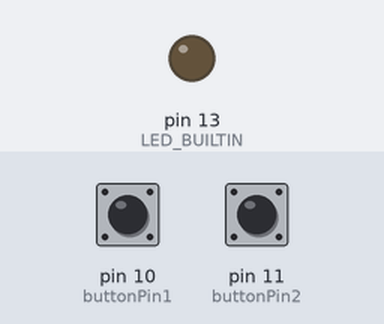
Bench run of a sketch on a simulated Arduino Uno, built with avr-gcc and run on an emulated ATmega328P. Shown: output pins drawn as LEDs (lit = HIGH). Inputs (shaded band) come from the test bench; at power-on: pin 10 (buttonPin1) HIGH, pin 11 (buttonPin2) HIGH.

Above: at 1.2 s.
1.3 s: pin 10 (buttonPin1) pulled LOW for 0.15 s
At 1.37 s:
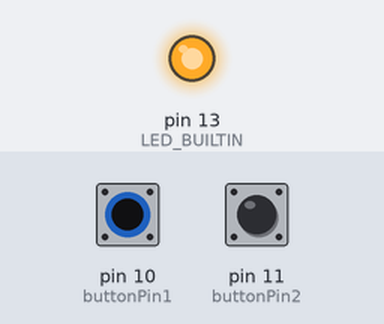
2.9 s: pin 10 (buttonPin1) pulled LOW for 3.2 s
At 6.6 s:
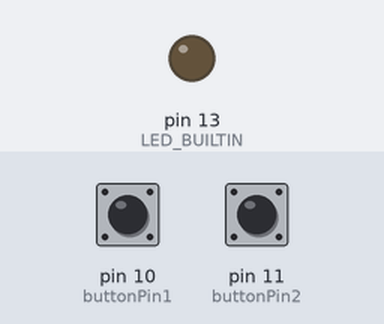
7.6 s: pin 11 (buttonPin2) pulled LOW for 3.2 s
At 9.0 s:
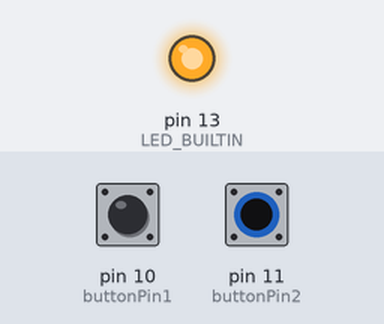
Timing chart, 0 to 12.3 s (numbered marks = the images above; inputs shaded):
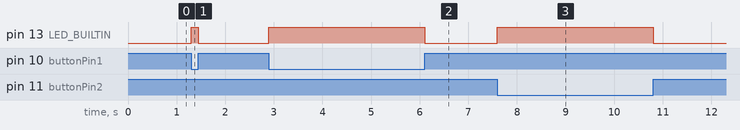

Measured:
- after the input at 1.3 s, pin 13 (LED_BUILTIN): LOW → HIGH at once, → LOW 0.15 s later
- after the input at 2.9 s, pin 13 (LED_BUILTIN): LOW → HIGH at once, → LOW 3.2 s later
- after the input at 7.6 s, pin 13 (LED_BUILTIN): LOW → HIGH at once, → LOW 3.2 s later

The sketch:

sketch_mar23a.ino
```cpp
int buttonState1=0;
int buttonState2=0;

const int buttonPin1=10;
const int buttonPin2=11;

void setup() {
pinMode(LED_BUILTIN,OUTPUT);
pinMode(buttonPin1,INPUT_PULLUP);
pinMode(buttonPin2,INPUT_PULLUP);
}


void loop() {
buttonState1 = digitalRead(buttonPin1);
buttonState2 = digitalRead(buttonPin2);

if(buttonState1 == HIGH && buttonState2 == HIGH){
digitalWrite(LED_BUILTIN,LOW);
}

else if(buttonState1 == LOW || buttonState2 == HIGH){
  digitalWrite(LED_BUILTIN,HIGH);
}

else if(buttonState1 == HIGH || buttonState2 == LOW){
  digitalWrite(LED_BUILTIN,HIGH);
}

else{
digitalWrite(LED_BUILTIN,LOW);
}

}
```
